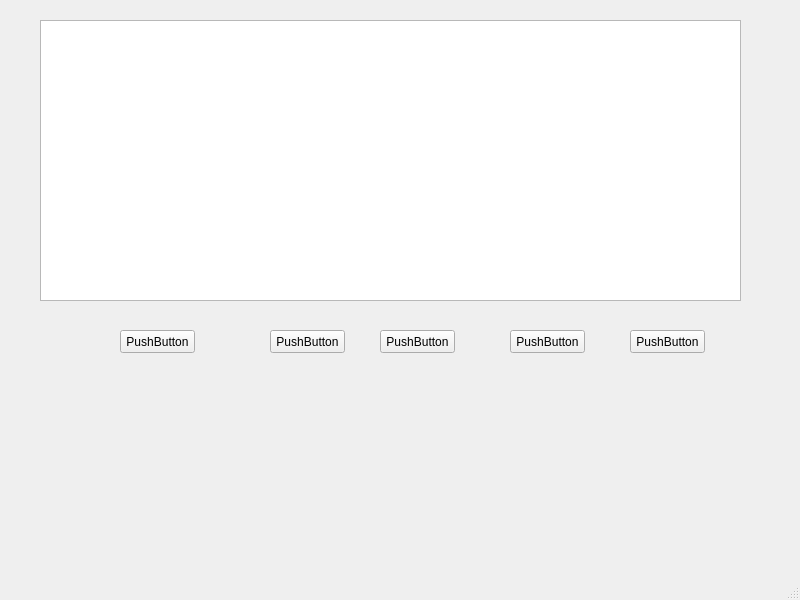
<?xml version="1.0" encoding="UTF-8"?>
<ui version="4.0">
 <class>MainWindow</class>
 <widget class="QMainWindow" name="MainWindow">
  <property name="geometry">
   <rect>
    <x>0</x>
    <y>0</y>
    <width>800</width>
    <height>600</height>
   </rect>
  </property>
  <property name="windowTitle">
   <string>MainWindow</string>
  </property>
  <widget class="QWidget" name="centralwidget">
   <widget class="QTableWidget" name="tableWidget">
    <property name="geometry">
     <rect>
      <x>40</x>
      <y>20</y>
      <width>701</width>
      <height>281</height>
     </rect>
    </property>
   </widget>
   <widget class="QPushButton" name="pushButton">
    <property name="geometry">
     <rect>
      <x>120</x>
      <y>330</y>
      <width>75</width>
      <height>23</height>
     </rect>
    </property>
    <property name="text">
     <string>PushButton</string>
    </property>
   </widget>
   <widget class="QPushButton" name="pushButton_2">
    <property name="geometry">
     <rect>
      <x>270</x>
      <y>330</y>
      <width>75</width>
      <height>23</height>
     </rect>
    </property>
    <property name="text">
     <string>PushButton</string>
    </property>
   </widget>
   <widget class="QPushButton" name="pushButton_3">
    <property name="geometry">
     <rect>
      <x>380</x>
      <y>330</y>
      <width>75</width>
      <height>23</height>
     </rect>
    </property>
    <property name="text">
     <string>PushButton</string>
    </property>
   </widget>
   <widget class="QPushButton" name="pushButton_4">
    <property name="geometry">
     <rect>
      <x>510</x>
      <y>330</y>
      <width>75</width>
      <height>23</height>
     </rect>
    </property>
    <property name="text">
     <string>PushButton</string>
    </property>
   </widget>
   <widget class="QPushButton" name="pushButton_5">
    <property name="geometry">
     <rect>
      <x>630</x>
      <y>330</y>
      <width>75</width>
      <height>23</height>
     </rect>
    </property>
    <property name="text">
     <string>PushButton</string>
    </property>
   </widget>
  </widget>
  <widget class="QMenuBar" name="menubar">
   <property name="geometry">
    <rect>
     <x>0</x>
     <y>0</y>
     <width>800</width>
     <height>21</height>
    </rect>
   </property>
  </widget>
  <widget class="QStatusBar" name="statusbar"/>
 </widget>
 <resources/>
 <connections/>
</ui>
